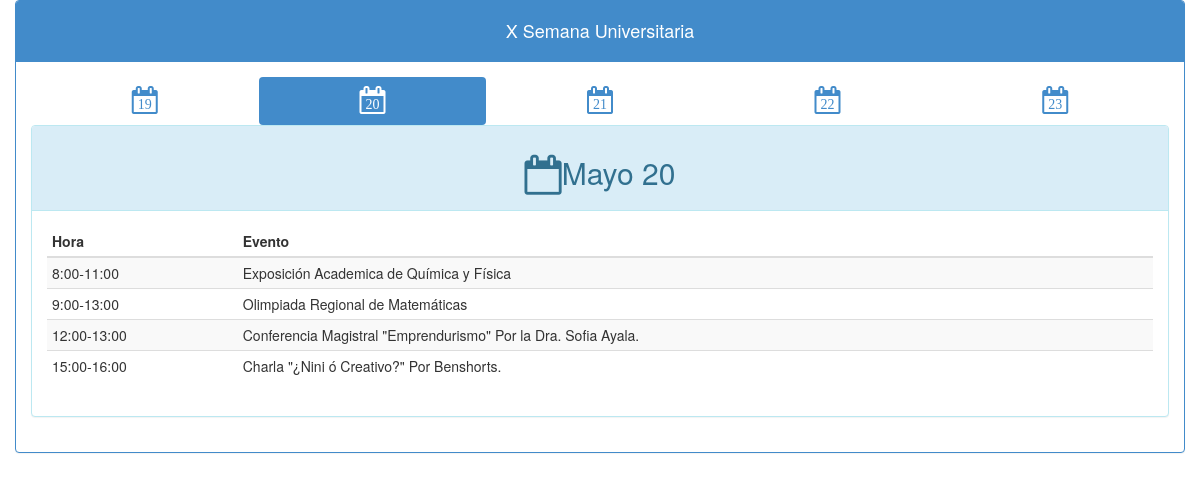
The page /dist/index.php?day=20 on the database its author committed.
### tables this page shows
CREATE TABLE IF NOT EXISTS `programa` (
  `id` int(4) NOT NULL AUTO_INCREMENT,
  `fecha` date NOT NULL,
  `hora` varchar(32) NOT NULL,
  `evento` varchar(128) NOT NULL,
  `ponente` varchar(64) NOT NULL,
  `lugar` varchar(32) NOT NULL,
  `imagen` varchar(32) NOT NULL,
  PRIMARY KEY (`id`)
);

### dist/php/class.php (called while the page is built, shortened)
<?php
class connection
{
	var $host='localhost';
	var $userName='root';
	var $password='';
	protected $database='semanauniversitaria';
	protected $connection='';
	function serverConnection(){
		$this->connection = mysql_connect($this->host,$this->userName,$this->password);
		return $this->connection;
	}
	function databaseConnection(){
		$db=mysql_select_db($this->database,$this->connection);
	}
}
class event{
	function query($query){
		$connection=new connection;
		return mysql_query($query);
	}
}
?>

### dist/index.php (the view, shortened to what this page needs)
<?php
include "/php/class.php";
$evento=new event;
$day=$_GET['day'];
$consulta=$evento->query('select id,hora,evento,ponente from programa where fecha="2014-05-'.$day.'" order by id asc');
?>
<!DOCTYPE html>
<html lang="">
  <head>
    <link href="css/app.min.css" rel="stylesheet" media="screen">
  </head>
  <body>
    <div class="container">
      <div class="row">
      <div class="panel panel-primary">
        <div class="panel-heading"><h4 class="text-center">X Semana Universitaria</h4></div>
        <div class="panel-body" id="<?php echo $day; ?>">
        <ul class="nav nav-justified nav-pills">
          <li>
            <a href="index.php?day=19">
              <span class="fa-stack">
                <i class="fa fa-calendar-o fa-stack-2x"></i>
                <span class="fa fa-stack-1x">19</span>
              </span>
            </a>
          </li>
          <li>
            <a href="index.php?day=20">
              <span class="fa-stack">
                <i class="fa fa-calendar-o fa-stack-2x"></i>
                <span class="fa fa-stack-1x">20</span>
              </span>
            </a>
          </li>
          <li>
            <a href="index.php?day=21">
              <span class="fa-stack">
                <i class="fa fa-calendar-o fa-stack-2x"></i>
                <span class="fa fa-stack-1x">21</span>
              </span>
            </a>
          </li>
          <li>
            <a href="index.php?day=22">
              <span class="fa-stack">
                <i class="fa fa-calendar-o fa-stack-2x"></i>
                <span class="fa fa-stack-1x">22</span>
              </span>
            </a>
          </li>
          <li>
            <a href="index.php?day=23">
              <span class="fa-stack">
                <i class="fa fa-calendar-o fa-stack-2x"></i>
                <span class="fa fa-stack-1x">23</span>
              </span>
            </a>
          </li>
        </ul>
        <div class="panel panel-info">
          <div class="panel-heading"><h2 class="text-center"><i class="fa fa-calendar-o fa-lg"></i>Mayo <?php echo $day; ?></h2></div>
          <div class="panel-body">
            <table class="table table-condensed table-striped">
              <thead>
                <tr>
                  <th>Hora</th>
                  <th>Evento</th>
                </tr>
              </thead>
              <tbody>
                <?php
                while($fila=mysql_fetch_array($consulta)){
                  echo '<tr onClick=document.location="detail.php?clave='.$fila["id"].'&day='.$day.'" style="cursor:pointer;"><td>'.$fila['hora'].'</td>';
                  echo '<td>'.$fila['evento']. ' '. $fila['ponente'] .'</td></tr>';
                }
                ?>
              </tbody>
            </table>
          </div>
        </div>
      </div>
      </div>
    </div>
    </div>
  </body>
</html>

### rows shown on the page
programa: hora "8:00-11:00", evento "Exposición Academica de Química y Física"
programa: hora "9:00-13:00", evento "Olimpiada Regional de Matemáticas"
programa: hora "12:00-13:00", evento "Conferencia Magistral \"Emprendurismo\"", ponente "Por la Dra. Sofia Ayala."
programa: hora "15:00-16:00", evento "Charla \"¿Nini ó Creativo?\"", ponente "Por Benshorts."

### other values the page prints
$day "20"
